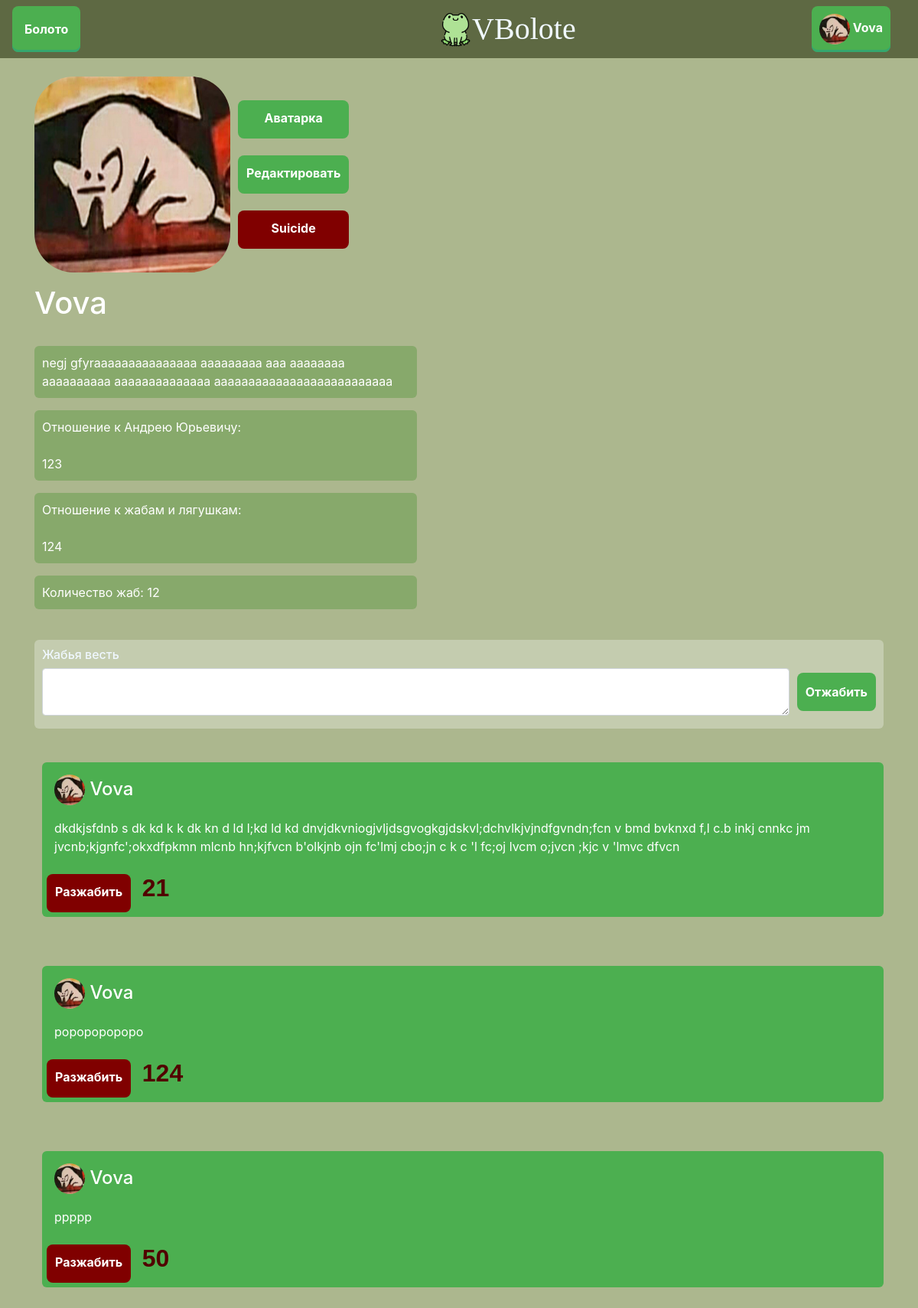
The app's page /user/1 (signed in) with its own data.
### data/users.py (models this page shows, shortened)
class User(SqlAlchemyBase, UserMixin, SerializerMixin):
    __tablename__ = 'users'
    id = sqlalchemy.Column(sqlalchemy.Integer,
                                primary_key=True, autoincrement=True)
    name = sqlalchemy.Column(sqlalchemy.String, nullable=True)
    email = sqlalchemy.Column(sqlalchemy.String,
                              index=True, unique=True, nullable=True)
    hashed_password = sqlalchemy.Column(sqlalchemy.String, nullable=True)
    about = sqlalchemy.Column(sqlalchemy.String, nullable=False,
                              default='')
    au_attitude = sqlalchemy.Column(sqlalchemy.String, nullable=False,
                                    default='')
    frog_attitude = sqlalchemy.Column(sqlalchemy.String, nullable=False,
                                      default='')
    pic = sqlalchemy.Column(sqlalchemy.Integer, default=0)

### data/news.py (models this page shows)
class News(SqlAlchemyBase, UserMixin, SerializerMixin):
    __tablename__ = 'news'
    id = sqlalchemy.Column(sqlalchemy.Integer,
                           primary_key=True, autoincrement=True)
    u_id = sqlalchemy.Column(sqlalchemy.Integer)
    dislikes = sqlalchemy.Column(sqlalchemy.Integer, default=0)
    text = sqlalchemy.Column(sqlalchemy.String)

### flask_app.py (the view, shortened to what this page needs)
@app.route('/user/<int:user_id>', methods=['GET', 'POST'])
@login_required
def user_page(user_id):
    form = NewsForm()
    db_sess = db_session.create_session()
    user = db_sess.query(User).filter(user_id == User.id).first()
    if user:
        news = db_sess.query(News).filter(News.u_id == user.id).all()
        return render_template('user_page.html', user=user, is_friends=FM.is_friends(current_user.id, user.id),
                               form=form,
                               news=(news[::-1] if news else []),
                               zh_c=len(ZhM.all_zh(user_id))
                               )
    else:
        abort(404)

### forms/make_news.py
class NewsForm(FlaskForm):
    text = TextAreaField('Текст жабей вести', validators=[DataRequired()])
    submit = SubmitField('Отжабить')

### data/db_session.py (called while the page is built)
def create_session() -> Session:
    global __factory
    return __factory()

### flask_app.py (called while the page is built)
@login_manager.user_loader
def load_user(user_id):
    db_sess = db_session.create_session()
    return db_sess.query(User).get(user_id)

    @staticmethod
    def is_friends(id1, id2):
        db_sess = db_session.create_session()
        return (id2,) in db_sess.query(Friends.u_id2).filter(Friends.u_id1 == id1).all() or \
               (id1,) in db_sess.query(Friends.u_id2).filter(Friends.u_id1 == id2).all()

    @staticmethod
    def all_zh(u_id):
        db_sess = db_session.create_session()
        return db_sess.query(Zhaba).filter(Zhaba.u_id == u_id).all()

### templates/user_page.html (shortened to what this page needs)
{% extends "base.html" %}
{% block content %}
<br>
<p class="user-profile">
    <img src="../static/img/pics/pic{{user.pic}}.jpg" class="user_pic" alt="аватарка"/>
    {% if current_user.id == user.id %}
        <span class="user-buttons">
        <a href="/choose_ava", class="btn btn-primary">Аватарка</a>
        <a href="/edit_user", class="btn btn-primary">Редактировать</a>
        <a href="/suicide", class="btn btn-danger">Suicide</a>
        </span>
    {% endif %}
</p>
<h1>{{user.name}}</h1><br>
{% if user.about %}
<p class="about_info">{{user.about}}</p>
{% endif %}
{% if user.au_attitude %}
<p class="about_info">Отношение к Андрею Юрьевичу: <br><br>{{user.au_attitude}}</p>
{% endif %}
{% if user.frog_attitude %}
<p class="about_info">Отношение к жабам и лягушкам: <br><br>{{user.frog_attitude}}</p>
{% endif %}
<a href="/user_zhabs/{{user.id}}"><p class="about_info">Количество жаб: {{ zh_c }}</p></a>
{% if user == current_user %}
<br>
    <div>
        <form class="news_text" action="" method="post">
            <h6>Жабья весть</h6>
            <p class="input-message">
                {{ form.text(class="form-control message-box") }} {{ form.submit(type="submit", class="btn btn-primary send-message") }}
            </p>
        </form>
    </div>
{% endif %}
<br>
{% for new in news %}
    <div class="news">
        <h4 class="news-user">
            <img src="../static/img/pics/pic{{user.pic}}.jpg" class = "mini_user_pic" alt="аватарка"/>
            <a href="/user/{{user.id}}" style="color: white">{{user.name}}</a>
        </h4>
        <span class="news-text">{{new.text}}</span>
        <span><br>
        {% if new.u_id == current_user.id %}
            <a class="btn btn-danger" href="/del_new/{{new.id}}">Разжабить</a>
        {% else %}
            <a class="btn btn-danger" href="/dislike/{{new.id}}/{{0 if user.id == current_user.id else user.id}}">Нежабно</a>
        {% endif %}
        <span class="dislikes-number">{{new.dislikes}}</span>
        </span>
    </div>
    <br>
{% endfor %}
{% endblock %}

### templates/base.html (shortened to what this page needs)
<!doctype html>
<html lang="en">
<head>
    <link rel="stylesheet"
          href="https://stackpath.bootstrapcdn.com/bootstrap/4.4.1/css/bootstrap.min.css"
>
    <link rel="stylesheet" href= "{{ url_for('static', filename='css/decor.css') }}">
</head>
<body>
<header>
    <nav class="navbar navbar-light" style="background-color: #5e6943;">
        <div class="dropdown">
          <button class="dropbtn">Болото</button>
        </div>
        <a type="button" class="AppName" href="/"><img src="../static/img/icon_frog.png" height="50" alt="...">VBolote</a>
            {% if current_user.is_authenticated %}
                <div class="dropdown">
                  <button class="dropbtn user">
                      <img src="../static/img/pics/pic{{current_user.pic}}.jpg" class = "mini_user_pic" alt="аватарка"/>
                      {{ current_user.name }}
                  </button>
                </div>
            {% else %}
                <div class="btn-group" role="group" aria-label="Basic mixed styles example">
                  <a type="button" class="btn btn-login" href="/login">Войти</a>
                  <a type="button" class="btn btn-reg" href="/register">Зарегистрироваться</a>
                </div>
            {% endif %}
    </nav>
</header>
<main role="main" class="container">
    {% block content %}{% endblock %}
</main>
</body>
</html>

### static/css/decor.css (style rules this page uses)
.dropbtn { background-color: #4CAF50; color: white; padding: 16px; font-size: 16px; border: none; }
.dropdown { position: relative; display: inline-block; }
body { background-color: #acb78e; color: aliceblue; }
header { background-color: #5e6943; }
.AppName { color: aliceblue; padding-left: 4em; font-size: 40px; font-family: "Voguer Sans Free" }
button { height: 60px; font-weight: 700; color: #7b917b; text-decoration: none; padding: .5em 2em; border-radius: 8px; background: rgb(123, 145, 123); box-shadow: 0 -3px rgb(53, 167, 110) inset; transition: 0.2s; }
button.user { background-color: #4CAF50; color: white; padding: 10px; font-size: 16px; border: none; margin-right: 20px; }
span.user-buttons { display: flex; justify-content: space-around; flex-direction: column; margin-left: 10px; margin-top: 20px; margin-bottom: 20px; }
p.user-profile { display: flex; justify-content: flex-start; }
h4.news-user { padding: 10px; }
.news { display: flex; justify-content: space-around; flex-direction: column; margin-left: 10px; margin-top: 20px; margin-bottom: 20px; background-color: #4CAF50; color: white; padding: 6px; border-radius: 6px; }
.news-text { padding-left: 10px; }
.dislikes-number { padding-top: 8px; padding-left: 10px; color: #510000; font: bold 2em Arial; }
form.news_text { background: #c4ccaf; padding-left: 10px; padding-right: 10px; padding-bottom: 0.5px; padding-top: 10px; border-radius: 6px; }
p.input-message { display: flex; justify-content: flex-start; padding-bottom: 0; }
input.send-message { margin-left: 10px; margin-top: 6px; }
textarea.message-box { min-height: 60px; }
.btn-primary, .btn-danger { height: 50px; font-weight: 700; color: white; text-decoration: none; border-radius: 8px; background: #4CAF50; transition: 0.2s; padding: 10px; border-color: transparent; }
.btn-danger { background-color: maroon; }
p.about_info { background-color: #87a96b; color: white; width: 500px; min-width: 350px; padding: 10px; border-radius: 6px; -webkit-box-sizing: border-box; }
h1 { color: white; }
.user_pic { Width: 256px; Height: 256px; border-radius: 20%; webkit-border-radius: 6px; moz-border-radius: 6px; khtml-border-radius: 6px; }
.mini_user_pic { Width: 40px; Height: 40px; border-radius: 50%; }

### records on screen
User: name "Vova", about "negj gfyrааааааааааааааа ааааааааа ааа аааааааа аааааааааа аааааааааааааа аааааааааааааааааааааааааа", au_attitude "123", frog_attitude "124"
News: text "dkdkjsfdnb s dk kd k k dk kn d ld l;kd ld kd dnvjdkvniogjvljdsgvogkgjdskvl;dchvlkjvjndfgvndn;fcn v bmd bvknxd f,l c.b inkj cnnkc jm jvcnb;kjgnfc';okxdfpkmn mlcnb hn;kjfvcn b'olkjnb ojn fc'lmj cbo;jn c k c 'l fc;oj lvcm o;jvcn ;kjc v 'lmvc dfvcn", dislikes "21"
News: text "роророророро", dislikes "124"
News: text "ррррр", dislikes "50"

### other values on screen
{{ zh_c }} "12"
